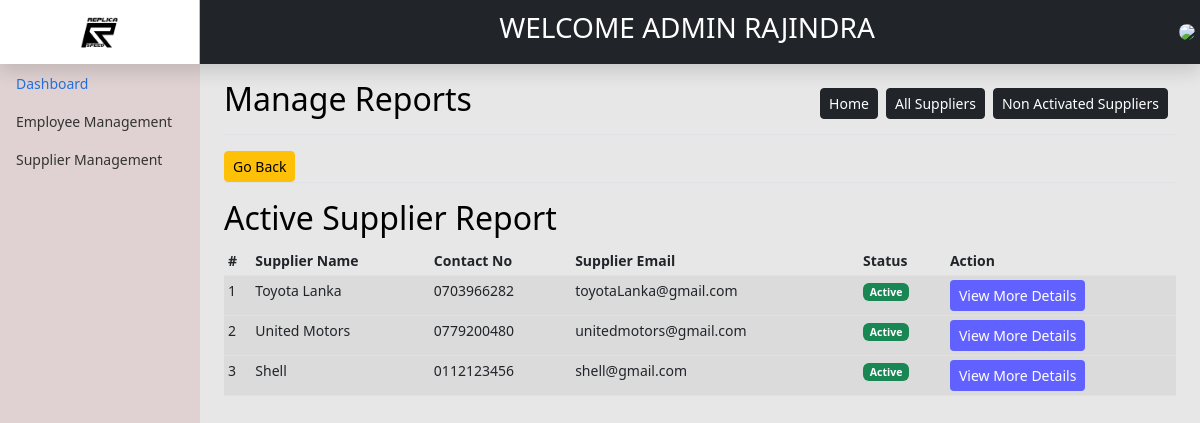
The page /backend/reports/admin/ActiveSuppliers.php (signed in) on the database as committed earlier.
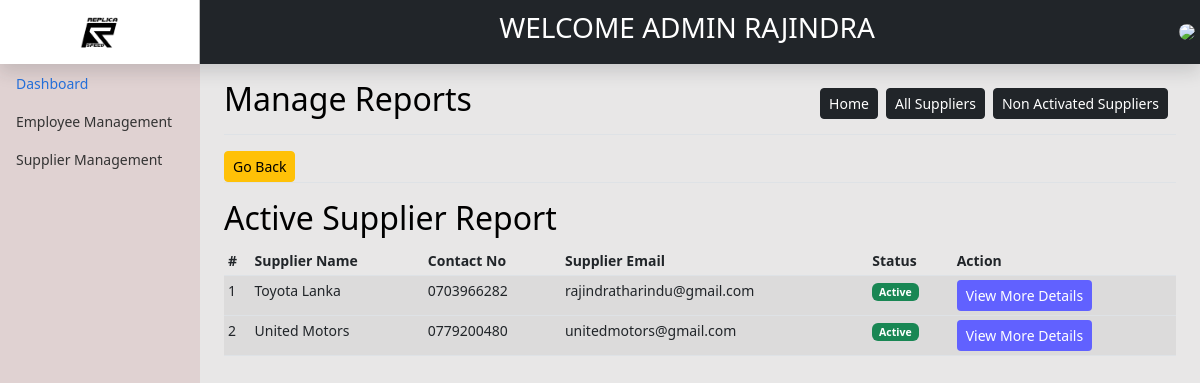
The same page on the database as committed later.
### tables this page shows
CREATE TABLE IF NOT EXISTS `supplier` (
  `SupplierId` int(11) NOT NULL AUTO_INCREMENT,
  `SupplierName` varchar(255) NOT NULL,
  `ContactNo` varchar(11) NOT NULL,
  `email` varchar(255) NOT NULL,
  `Status` int(1) NOT NULL,
  `AddUser` int(11) NOT NULL,
  `AddDate` date NOT NULL,
  `UpdateUser` int(11) DEFAULT NULL,
  `UpdateDate` date DEFAULT NULL,
  PRIMARY KEY (`SupplierId`)
);

### backend/reports/admin/ActiveSuppliers.php (the view, shortened to what this page needs)
<?php include'../../header.php'; ?>
<main class="col-md-9 ms-sm-auto col-lg-10 px-md-4">
    <div class="d-flex justify-content-between flex-wrap flex-md-nowrap align-items-center pt-3 pb-2 mb-3 border-bottom">
        <h1 class="h2">Manage Reports</h1>
        <div class="btn-toolbar mb-2 mb-md-0">
            <div class="btn-group me-2">
                <a href="<?= SYSTEM_PATH ?>index.php" class="btn btn-sm btn-dark">Home</a>
            </div>
            <div class="btn-group me-2">
                <a href="<?= SYSTEM_PATH ?>reports/admin/AllSuppliers.php" class="btn btn-sm btn-dark">All Suppliers</a>
            </div>
            <div class="btn-group me-2">
                <a href="<?= SYSTEM_PATH ?>reports/admin/NonActiveSuppliers.php" class="btn btn-sm btn-dark">Non Activated Suppliers</a>
            </div>
        </div>
    </div>
    <div class="d-flex justify-content-between flex-wrap flex-md-nowrap align-items-center   mb-3 border-bottom">
        <div class="btn-toolbar mb-2 mb-md-0">
            <div class="btn-group me-2">
                <button  class="btn btn-sm btn-warning" onclick="history.back();">Go Back</button>
            </div>
        </div>
    </div>
    <h2>Active Supplier Report</h2>
    <div class="table-responsive">
        <?php
        $db = dbconn();
        $sql = "SELECT SupplierId,SupplierName,ContactNo,email,Status FROM supplier WHERE Status='1'";
        $result = $db->query($sql);
        ?>
        <table class="table table-striped table-sm">
            <thead>
                <tr>
                    <th scope="col">#</th>
                    <th scope="col">Supplier Name</th>
                    <th scope="col">Contact No</th>
                    <th scope="col">Supplier Email</th>
                    <th scope="col">Status</th>
                    <th scope="col">Action</th>
                </tr>
            </thead>
            <tbody>
                <?php
                if ($result->num_rows >= 0) {
                    $n = 1;
                    while ($row = $result->fetch_assoc()) {
                        ?>
                        <tr>
                            <td><?= $n ?></td>
                            <td><?= ucwords($row['SupplierName']) ?></td>
                            <td><?= $row['ContactNo'] ?></td>
                            <td><?= $row['email'] ?></td>
                            <td>
                               <?php
                                $SupplierStatus = $row['Status'];
                                $statusDescription = '';
                                switch ($SupplierStatus) {
                                    case 1:
                                        $statusDescription = "Active";
                                        $statusColor = "badge bg-success btn-sm";
                                        break;
                                }
                                ?>
                                <span class='<?= $statusColor; ?>'><?= $statusDescription; ?> </span>
                            </td>
                            <td>
                                <a href="#myModal" role="button" class="btn btn-sm" style="background-color: #6161FF;color:white;" data-id="<?= $row['SupplierId'] ?>"   data-bs-toggle="modal">View More Details</a>
                            </td>
                        </tr>
                    </tbody>
                    <?php
                    $n++;
                }
            }
            ?>
        </table>
    </div>
</main>
<?php include'../../footer.php'; ?>

Rows that differ between the two databases and show on the page:
no longer on this page (row edited): supplier: SupplierName "Shell", ContactNo "0112123456", email "shell@gmail.com", Status "Active"
changed supplier "Toyota Lanka": email "toyotaLanka@gmail.com" → "rajindratharindu@gmail.com"
